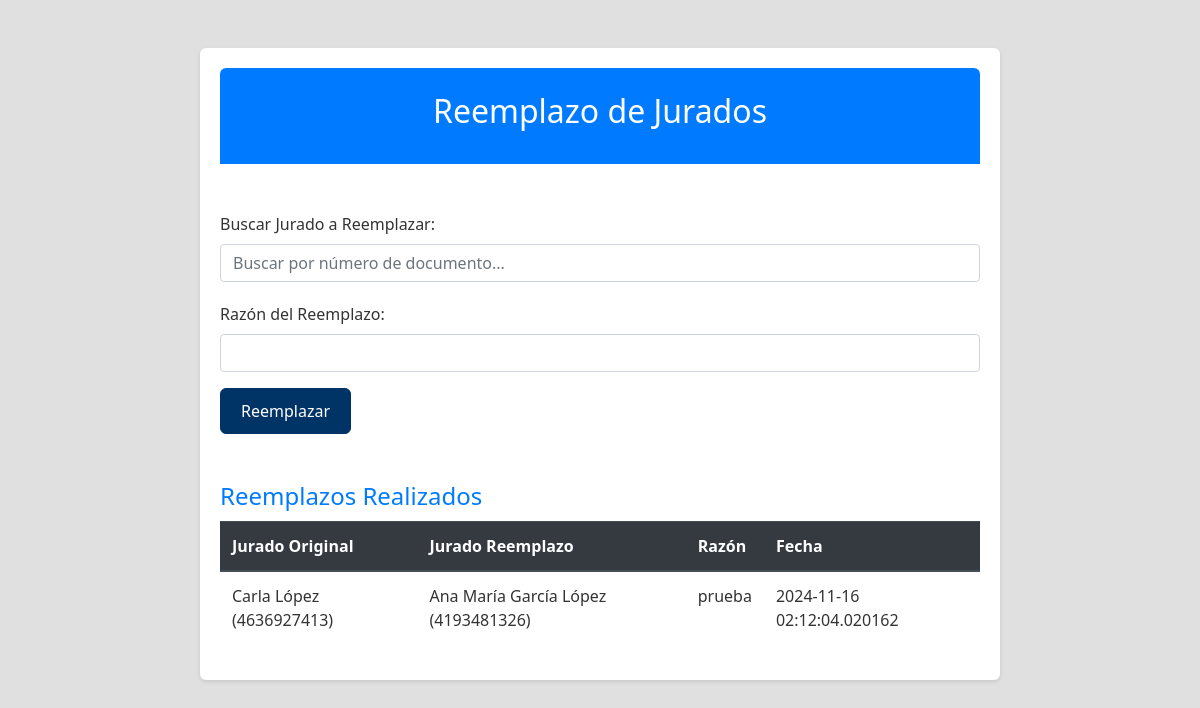
The app's page /reemplazo_jurados, older data.
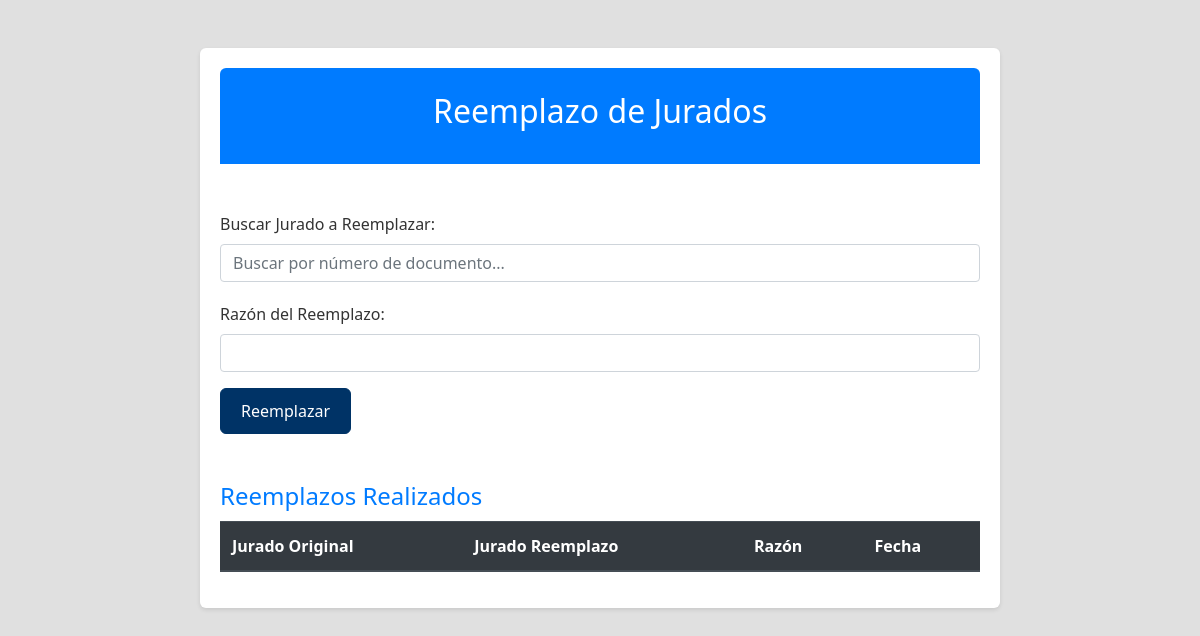
The same page, newer data.
### app.py (models this page shows)
class Reemplazo(db.Model):
    id = db.Column(db.Integer, primary_key=True)
    jurado_original_id = db.Column(db.Integer, db.ForeignKey('jurado.id'), nullable=False)
    jurado_original = db.relationship('Jurado', foreign_keys=[jurado_original_id])
    jurado_reemplazo_id = db.Column(db.Integer, db.ForeignKey('jurado.id'), nullable=False)
    jurado_reemplazo = db.relationship('Jurado', foreign_keys=[jurado_reemplazo_id])
    razon = db.Column(db.String(255), nullable=False)
    fecha = db.Column(db.DateTime, nullable=False, default=datetime.utcnow)

class Jurado(db.Model):
    id = db.Column(db.Integer, primary_key=True)
    numero_documento = db.Column(db.String(20), nullable=False)
    nombre = db.Column(db.String(100), nullable=False)
    tipo_persona = db.Column(db.String(20), nullable=False)  # Estudiante o Profesor
    id_mesa = db.Column(db.Integer, nullable=True)  # Eliminamos la ForeignKey a mesa
    sorteo = db.Column(db.Integer, nullable=False)
    activo = db.Column(db.Boolean, default=True)
    db.UniqueConstraint('numero_documento', 'sorteo', name='unique_sorteo_documento')

### app.py (the view, shortened to what this page needs)
@app.route('/reemplazo_jurados', methods=['GET', 'POST'])
def reemplazo_jurados():
    jurados = Jurado.query.filter(Jurado.activo == True, Jurado.sorteo == 3, Jurado.id_mesa != 0).all()
    reemplazos = Reemplazo.query.all()
    return render_template('reemplazo_jurados.html', jurados=jurados, reemplazos=reemplazos)

### app.py (called while the page is built)
@app.context_processor
def utility_processor():
    def enumerar(iterable, start=0):
        return enumerate(iterable, start)
    return dict(enumerar=enumerar)

### templates/reemplazo_jurados.html (shortened to what this page needs)
<!DOCTYPE html>
<html lang="en">
<head>
    <link rel="stylesheet" href="https://stackpath.bootstrapcdn.com/bootstrap/4.3.1/css/bootstrap.min.css">
    <link rel="stylesheet" href="{{ url_for('static', filename='styles.css') }}">
</head>
<body>
    <div class="container mt-5">
        <header class="text-center bg-primary text-white py-4" style="border-radius: 6px 6px 0 0;">
            <h1>Reemplazo de Jurados</h1>
        </header>
        <div class="mt-5">
            <form method="post" action="{{ url_for('reemplazo_jurados') }}" class="mb-4">
                <div class="search-box">
                    <label for="searchJuradoInput">Buscar Jurado a Reemplazar:</label>
                    <input type="text" id="searchJuradoInput" class="form-control" onkeyup="searchJurados()"
                        placeholder="Buscar por número de documento...">
                </div>
                <div class="form-group">
                    <label for="razon">Razón del Reemplazo:</label>
                    <input type="text" id="razon" name="razon" class="form-control mb-2" required>
                </div>
                <button type="submit" class="btn btn-primary">Reemplazar</button>
            </form>
            <h2 class="text-primary mt-5">Reemplazos Realizados</h2>
            <table class="table table-striped">
                <thead class="thead-dark">
                    <tr>
                        <th>Jurado Original</th>
                        <th>Jurado Reemplazo</th>
                        <th>Razón</th>
                        <th>Fecha</th>
                    </tr>
                </thead>
                <tbody>
                    {% for reemplazo in reemplazos %}
                    <tr>
                        <td>{{ reemplazo.jurado_original.nombre }} ({{ reemplazo.jurado_original.numero_documento }})
                        </td>
                        <td>{{ reemplazo.jurado_reemplazo.nombre }} ({{ reemplazo.jurado_reemplazo.numero_documento }})
                        </td>
                        <td>{{ reemplazo.razon }}</td>
                        <td>{{ reemplazo.fecha }}</td>
                    </tr>
                    {% endfor %}
                </tbody>
            </table>
        </div>
    </div>
</body>
</html>

Row changes from the older to the newer data that the page shows:
removed Reemplazo: jurado_original.nombre "Carla López", jurado_original.numero_documento "4636927413", jurado_reemplazo.nombre "Ana María García López", jurado_reemplazo.numero_documento "4193481326", razon "prueba", fecha "2024-11-16 02:12:04.020162"
